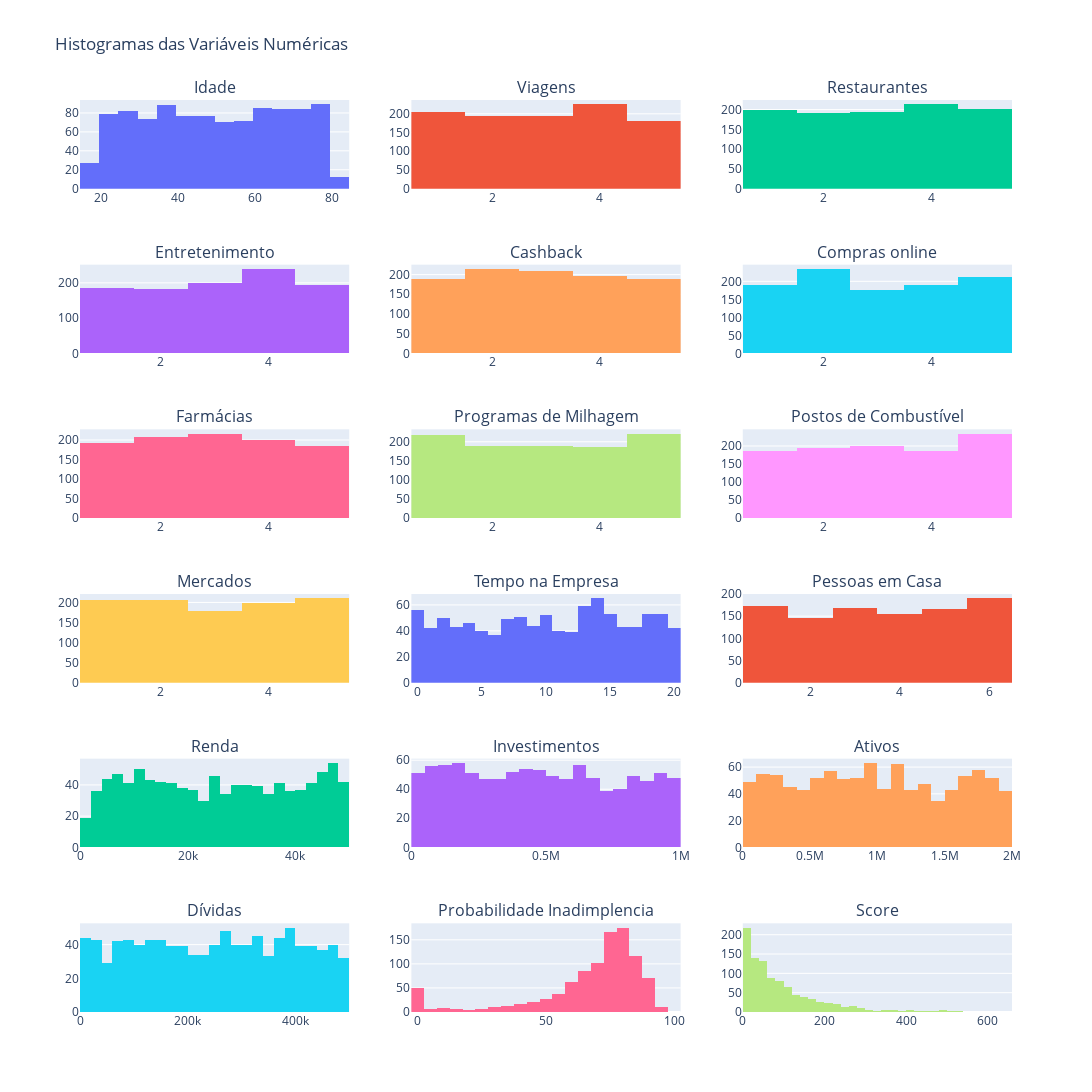

This figure's notebook cell:
### Markdown cell above
### Apresentar histograma das variáveis numéricas

### Code cell
# Número de colunas desejadas
num_cols = 3

# Calcular o número de linhas necessárias
num_rows = math.ceil(len(num_vars) / num_cols)

# Criar subplots
fig = make_subplots(rows=num_rows, cols=num_cols, subplot_titles=num_vars)

# Adicionar histogramas para cada variável numérica
for i, var in enumerate(num_vars):
    row = (i // num_cols) + 1
    col = (i % num_cols) + 1
    fig.add_trace(
        go.Histogram(x=df_clientes[var], name=var),
        row=row, col=col
    )

# Atualizar layout para remover a legenda
fig.update_layout(
    height=300*num_rows,
    width=1200,
    title_text="Histogramas das Variáveis Numéricas",
    showlegend=False
)

fig.show()

### Figure 1 — Plotly figure (JSON) as saved in the notebook; plotly's stock layout.template omitted (floating-point values rounded to 4 significant figures; data arrays with more than 128 entries replaced by an {"elided": "..."} marker saying what was removed)
{"data": [{"name": "Idade", "type": "histogram", "x": {"elided": "1000 int values"}, "xaxis": "x", "yaxis": "y"}, {"name": "Viagens", "type": "histogram", "x": {"elided": "1000 int values"}, "xaxis": "x2", "yaxis": "y2"}, {"name": "Restaurantes", "type": "histogram", "x": {"elided": "1000 int values"}, "xaxis": "x3", "yaxis": "y3"}, {"name": "Entretenimento", "type": "histogram", "x": {"elided": "1000 int values"}, "xaxis": "x4", "yaxis": "y4"}, {"name": "Cashback", "type": "histogram", "x": {"elided": "1000 int values"}, "xaxis": "x5", "yaxis": "y5"}, {"name": "Compras online", "type": "histogram", "x": {"elided": "1000 int values"}, "xaxis": "x6", "yaxis": "y6"}, {"name": "Farmácias", "type": "histogram", "x": {"elided": "1000 int values"}, "xaxis": "x7", "yaxis": "y7"}, {"name": "Programas de Milhagem", "type": "histogram", "x": {"elided": "1000 int values"}, "xaxis": "x8", "yaxis": "y8"}, {"name": "Postos de Combustível", "type": "histogram", "x": {"elided": "1000 int values"}, "xaxis": "x9", "yaxis": "y9"}, {"name": "Mercados", "type": "histogram", "x": {"elided": "1000 int values"}, "xaxis": "x10", "yaxis": "y10"}, {"name": "Tempo na Empresa", "type": "histogram", "x": {"elided": "1000 int values"}, "xaxis": "x11", "yaxis": "y11"}, {"name": "Pessoas em Casa", "type": "histogram", "x": {"elided": "1000 int values"}, "xaxis": "x12", "yaxis": "y12"}, {"name": "Renda", "type": "histogram", "x": {"elided": "1000 int values"}, "xaxis": "x13", "yaxis": "y13"}, {"name": "Investimentos", "type": "histogram", "x": {"elided": "1000 int values"}, "xaxis": "x14", "yaxis": "y14"}, {"name": "Ativos", "type": "histogram", "x": {"elided": "1000 int values"}, "xaxis": "x15", "yaxis": "y15"}, {"name": "Dívidas", "type": "histogram", "x": {"elided": "1000 int values"}, "xaxis": "x16", "yaxis": "y16"}, {"name": "Probabilidade Inadimplencia", "type": "histogram", "x": {"elided": "1000 float values"}, "xaxis": "x17", "yaxis": "y17"}, {"name": "Score", "type": "histogram", "x": {"elided": "1000 int values"}, "xaxis": "x18", "yaxis": "y18"}], "layout": {"annotations": [{"font": {"size": 16}, "showarrow": false, "text": "Idade", "x": 0.1444, "xanchor": "center", "xref": "paper", "y": 1.0, "yanchor": "bottom", "yref": "paper"}, {"font": {"size": 16}, "showarrow": false, "text": "Viagens", "x": 0.5, "xanchor": "center", "xref": "paper", "y": 1.0, "yanchor": "bottom", "yref": "paper"}, {"font": {"size": 16}, "showarrow": false, "text": "Restaurantes", "x": 0.8556, "xanchor": "center", "xref": "paper", "y": 1.0, "yanchor": "bottom", "yref": "paper"}, {"font": {"size": 16}, "showarrow": false, "text": "Entretenimento", "x": 0.1444, "xanchor": "center", "xref": "paper", "y": 0.8194, "yanchor": "bottom", "yref": "paper"}, {"font": {"size": 16}, "showarrow": false, "text": "Cashback", "x": 0.5, "xanchor": "center", "xref": "paper", "y": 0.8194, "yanchor": "bottom", "yref": "paper"}, {"font": {"size": 16}, "showarrow": false, "text": "Compras online", "x": 0.8556, "xanchor": "center", "xref": "paper", "y": 0.8194, "yanchor": "bottom", "yref": "paper"}, {"font": {"size": 16}, "showarrow": false, "text": "Farmácias", "x": 0.1444, "xanchor": "center", "xref": "paper", "y": 0.6389, "yanchor": "bottom", "yref": "paper"}, {"font": {"size": 16}, "showarrow": false, "text": "Programas de Milhagem", "x": 0.5, "xanchor": "center", "xref": "paper", "y": 0.6389, "yanchor": "bottom", "yref": "paper"}, {"font": {"size": 16}, "showarrow": false, "text": "Postos de Combustível", "x": 0.8556, "xanchor": "center", "xref": "paper", "y": 0.6389, "yanchor": "bottom", "yref": "paper"}, {"font": {"size": 16}, "showarrow": false, "text": "Mercados", "x": 0.1444, "xanchor": "center", "xref": "paper", "y": 0.4583, "yanchor": "bottom", "yref": "paper"}, {"font": {"size": 16}, "showarrow": false, "text": "Tempo na Empresa", "x": 0.5, "xanchor": "center", "xref": "paper", "y": 0.4583, "yanchor": "bottom", "yref": "paper"}, {"font": {"size": 16}, "showarrow": false, "text": "Pessoas em Casa", "x": 0.8556, "xanchor": "center", "xref": "paper", "y": 0.4583, "yanchor": "bottom", "yref": "paper"}, {"font": {"size": 16}, "showarrow": false, "text": "Renda", "x": 0.1444, "xanchor": "center", "xref": "paper", "y": 0.2778, "yanchor": "bottom", "yref": "paper"}, {"font": {"size": 16}, "showarrow": false, "text": "Investimentos", "x": 0.5, "xanchor": "center", "xref": "paper", "y": 0.2778, "yanchor": "bottom", "yref": "paper"}, {"font": {"size": 16}, "showarrow": false, "text": "Ativos", "x": 0.8556, "xanchor": "center", "xref": "paper", "y": 0.2778, "yanchor": "bottom", "yref": "paper"}, {"font": {"size": 16}, "showarrow": false, "text": "Dívidas", "x": 0.1444, "xanchor": "center", "xref": "paper", "y": 0.09722, "yanchor": "bottom", "yref": "paper"}, {"font": {"size": 16}, "showarrow": false, "text": "Probabilidade Inadimplencia", "x": 0.5, "xanchor": "center", "xref": "paper", "y": 0.09722, "yanchor": "bottom", "yref": "paper"}, {"font": {"size": 16}, "showarrow": false, "text": "Score", "x": 0.8556, "xanchor": "center", "xref": "paper", "y": 0.09722, "yanchor": "bottom", "yref": "paper"}], "height": 1800, "showlegend": false, "title": {"text": "Histogramas das Variáveis Numéricas"}, "width": 1200, "xaxis": {"anchor": "y", "domain": [0, 0.2889]}, "xaxis10": {"anchor": "y10", "domain": [0, 0.2889]}, "xaxis11": {"anchor": "y11", "domain": [0.3556, 0.6444]}, "xaxis12": {"anchor": "y12", "domain": [0.7111, 1]}, "xaxis13": {"anchor": "y13", "domain": [0, 0.2889]}, "xaxis14": {"anchor": "y14", "domain": [0.3556, 0.6444]}, "xaxis15": {"anchor": "y15", "domain": [0.7111, 1]}, "xaxis16": {"anchor": "y16", "domain": [0, 0.2889]}, "xaxis17": {"anchor": "y17", "domain": [0.3556, 0.6444]}, "xaxis18": {"anchor": "y18", "domain": [0.7111, 1]}, "xaxis2": {"anchor": "y2", "domain": [0.3556, 0.6444]}, "xaxis3": {"anchor": "y3", "domain": [0.7111, 1]}, "xaxis4": {"anchor": "y4", "domain": [0, 0.2889]}, "xaxis5": {"anchor": "y5", "domain": [0.3556, 0.6444]}, "xaxis6": {"anchor": "y6", "domain": [0.7111, 1]}, "xaxis7": {"anchor": "y7", "domain": [0, 0.2889]}, "xaxis8": {"anchor": "y8", "domain": [0.3556, 0.6444]}, "xaxis9": {"anchor": "y9", "domain": [0.7111, 1]}, "yaxis": {"anchor": "x", "domain": [0.9028, 1.0]}, "yaxis10": {"anchor": "x10", "domain": [0.3611, 0.4583]}, "yaxis11": {"anchor": "x11", "domain": [0.3611, 0.4583]}, "yaxis12": {"anchor": "x12", "domain": [0.3611, 0.4583]}, "yaxis13": {"anchor": "x13", "domain": [0.1806, 0.2778]}, "yaxis14": {"anchor": "x14", "domain": [0.1806, 0.2778]}, "yaxis15": {"anchor": "x15", "domain": [0.1806, 0.2778]}, "yaxis16": {"anchor": "x16", "domain": [0, 0.09722]}, "yaxis17": {"anchor": "x17", "domain": [0, 0.09722]}, "yaxis18": {"anchor": "x18", "domain": [0, 0.09722]}, "yaxis2": {"anchor": "x2", "domain": [0.9028, 1.0]}, "yaxis3": {"anchor": "x3", "domain": [0.9028, 1.0]}, "yaxis4": {"anchor": "x4", "domain": [0.7222, 0.8194]}, "yaxis5": {"anchor": "x5", "domain": [0.7222, 0.8194]}, "yaxis6": {"anchor": "x6", "domain": [0.7222, 0.8194]}, "yaxis7": {"anchor": "x7", "domain": [0.5417, 0.6389]}, "yaxis8": {"anchor": "x8", "domain": [0.5417, 0.6389]}, "yaxis9": {"anchor": "x9", "domain": [0.5417, 0.6389]}}}
